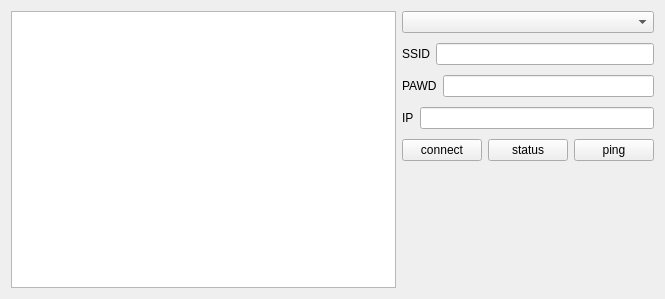
<?xml version="1.0" encoding="UTF-8"?>
<ui version="4.0">
 <class>WifiWidget</class>
 <widget class="QWidget" name="WifiWidget">
  <property name="geometry">
   <rect>
    <x>0</x>
    <y>0</y>
    <width>665</width>
    <height>299</height>
   </rect>
  </property>
  <property name="windowTitle">
   <string>Wifi</string>
  </property>
  <layout class="QVBoxLayout" name="verticalLayout_2">
   <item>
    <layout class="QGridLayout" name="gridLayout">
     <item row="0" column="0">
      <layout class="QHBoxLayout" name="horizontalLayout_5" stretch="2,1">
       <item>
        <widget class="QTextEdit" name="result"/>
       </item>
       <item>
        <layout class="QVBoxLayout" name="verticalLayout">
         <property name="spacing">
          <number>10</number>
         </property>
         <item>
          <widget class="QComboBox" name="comboBox">
           <property name="enabled">
            <bool>true</bool>
           </property>
           <property name="sizePolicy">
            <sizepolicy hsizetype="Preferred" vsizetype="Fixed">
             <horstretch>0</horstretch>
             <verstretch>0</verstretch>
            </sizepolicy>
           </property>
           <property name="minimumSize">
            <size>
             <width>0</width>
             <height>0</height>
            </size>
           </property>
           <property name="maximumSize">
            <size>
             <width>16777215</width>
             <height>16777215</height>
            </size>
           </property>
          </widget>
         </item>
         <item>
          <layout class="QHBoxLayout" name="horizontalLayout">
           <item>
            <widget class="QLabel" name="label">
             <property name="text">
              <string>SSID</string>
             </property>
            </widget>
           </item>
           <item>
            <widget class="QLineEdit" name="ssid">
             <property name="text">
              <string/>
             </property>
            </widget>
           </item>
          </layout>
         </item>
         <item>
          <layout class="QHBoxLayout" name="horizontalLayout_2">
           <item>
            <widget class="QLabel" name="label_2">
             <property name="text">
              <string>PAWD</string>
             </property>
            </widget>
           </item>
           <item>
            <widget class="QLineEdit" name="pawd">
             <property name="text">
              <string/>
             </property>
            </widget>
           </item>
          </layout>
         </item>
         <item>
          <layout class="QHBoxLayout" name="horizontalLayout_3">
           <item>
            <widget class="QLabel" name="label_3">
             <property name="text">
              <string>IP</string>
             </property>
            </widget>
           </item>
           <item>
            <widget class="QLineEdit" name="hostip">
             <property name="text">
              <string/>
             </property>
            </widget>
           </item>
          </layout>
         </item>
         <item>
          <layout class="QHBoxLayout" name="horizontalLayout_4">
           <item>
            <widget class="QPushButton" name="connect">
             <property name="sizePolicy">
              <sizepolicy hsizetype="Minimum" vsizetype="Preferred">
               <horstretch>0</horstretch>
               <verstretch>0</verstretch>
              </sizepolicy>
             </property>
             <property name="text">
              <string>connect</string>
             </property>
            </widget>
           </item>
           <item>
            <widget class="QPushButton" name="status">
             <property name="sizePolicy">
              <sizepolicy hsizetype="Preferred" vsizetype="Preferred">
               <horstretch>0</horstretch>
               <verstretch>0</verstretch>
              </sizepolicy>
             </property>
             <property name="text">
              <string>status</string>
             </property>
            </widget>
           </item>
           <item>
            <widget class="QPushButton" name="ping">
             <property name="sizePolicy">
              <sizepolicy hsizetype="Preferred" vsizetype="Minimum">
               <horstretch>0</horstretch>
               <verstretch>0</verstretch>
              </sizepolicy>
             </property>
             <property name="text">
              <string>ping</string>
             </property>
            </widget>
           </item>
          </layout>
         </item>
         <item>
          <spacer name="verticalSpacer">
           <property name="orientation">
            <enum>Qt::Vertical</enum>
           </property>
           <property name="sizeHint" stdset="0">
            <size>
             <width>20</width>
             <height>40</height>
            </size>
           </property>
          </spacer>
         </item>
        </layout>
       </item>
      </layout>
     </item>
    </layout>
   </item>
  </layout>
 </widget>
 <layoutdefault spacing="6" margin="11"/>
 <resources/>
 <connections/>
</ui>
